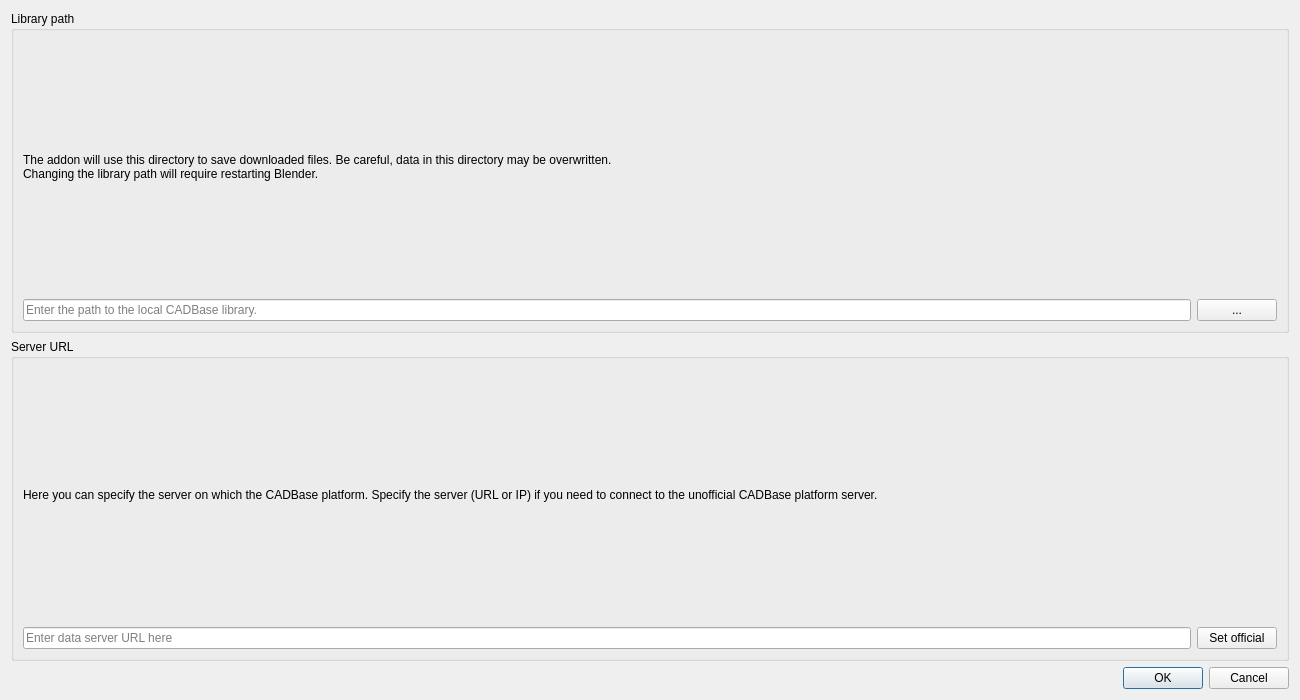
<?xml version="1.0" encoding="UTF-8"?>
<ui version="4.0">
 <class>Config</class>
 <widget class="QDialog" name="Config">
  <property name="geometry">
   <rect>
    <x>0</x>
    <y>0</y>
    <width>1300</width>
    <height>700</height>
   </rect>
  </property>
  <property name="windowTitle">
   <string>CADBase Library Configuration</string>
  </property>
  <layout class="QVBoxLayout" name="verticalLayout">
   <item>
    <widget class="QGroupBox" name="groupBox_3">
     <property name="title">
      <string>Library path</string>
     </property>
     <layout class="QHBoxLayout" name="horizontalLayout_3">
      <item>
       <layout class="QVBoxLayout" name="verticalLayout_3">
        <item>
         <widget class="QLabel" name="label">
          <property name="sizePolicy">
           <sizepolicy hsizetype="Minimum" vsizetype="Minimum">
            <horstretch>0</horstretch>
            <verstretch>0</verstretch>
           </sizepolicy>
          </property>
          <property name="lineWidth">
           <number>1</number>
          </property>
          <property name="text">
           <string>The addon will use this directory to save downloaded files. Be careful, data in this directory may be overwritten.
Changing the library path will require restarting Blender.</string>
          </property>
          <property name="wordWrap">
           <bool>true</bool>
          </property>
         </widget>
        </item>
        <item>
         <layout class="QHBoxLayout" name="horizontalLayout_2">
          <item>
           <widget class="QLineEdit" name="lineEdit_3">
            <property name="placeholderText">
             <string>Enter the path to the local CADBase library.</string>
            </property>
           </widget>
          </item>
          <item>
           <widget class="QPushButton" name="pushButton_3">
            <property name="sizePolicy">
             <sizepolicy hsizetype="Minimum" vsizetype="Fixed">
              <horstretch>0</horstretch>
              <verstretch>0</verstretch>
             </sizepolicy>
            </property>
            <property name="cursor">
             <cursorShape>PointingHandCursor</cursorShape>
            </property>
            <property name="accessibleDescription">
             <string/>
            </property>
            <property name="text">
             <string>...</string>
            </property>
           </widget>
          </item>
         </layout>
        </item>
       </layout>
      </item>
     </layout>
    </widget>
   </item>
   <item>
    <widget class="QGroupBox" name="groupBox">
     <property name="title">
      <string>Server URL</string>
     </property>
     <layout class="QHBoxLayout" name="horizontalLayout">
      <item>
       <layout class="QVBoxLayout" name="verticalLayout_4">
        <item>
         <widget class="QLabel" name="label_4">
          <property name="text">
           <string>Here you can specify the server on which the CADBase platform. Specify the server (URL or IP) if you need to connect to the unofficial CADBase platform server.</string>
          </property>
          <property name="wordWrap">
           <bool>true</bool>
          </property>
         </widget>
        </item>
        <item>
         <layout class="QHBoxLayout" name="horizontalLayout_4">
          <item>
           <widget class="QLineEdit" name="lineEdit">
            <property name="placeholderText">
             <string>Enter data server URL here</string>
            </property>
           </widget>
          </item>
          <item>
           <widget class="QPushButton" name="pushButton">
            <property name="cursor">
             <cursorShape>PointingHandCursor</cursorShape>
            </property>
            <property name="text">
             <string>Set official</string>
            </property>
           </widget>
          </item>
         </layout>
        </item>
       </layout>
      </item>
     </layout>
    </widget>
   </item>
   <item>
    <widget class="QDialogButtonBox" name="buttonBox">
     <property name="cursor">
      <cursorShape>PointingHandCursor</cursorShape>
     </property>
     <property name="standardButtons">
      <set>QDialogButtonBox::Cancel|QDialogButtonBox::Ok</set>
     </property>
    </widget>
   </item>
  </layout>
 </widget>
 <resources/>
 <connections/>
</ui>
